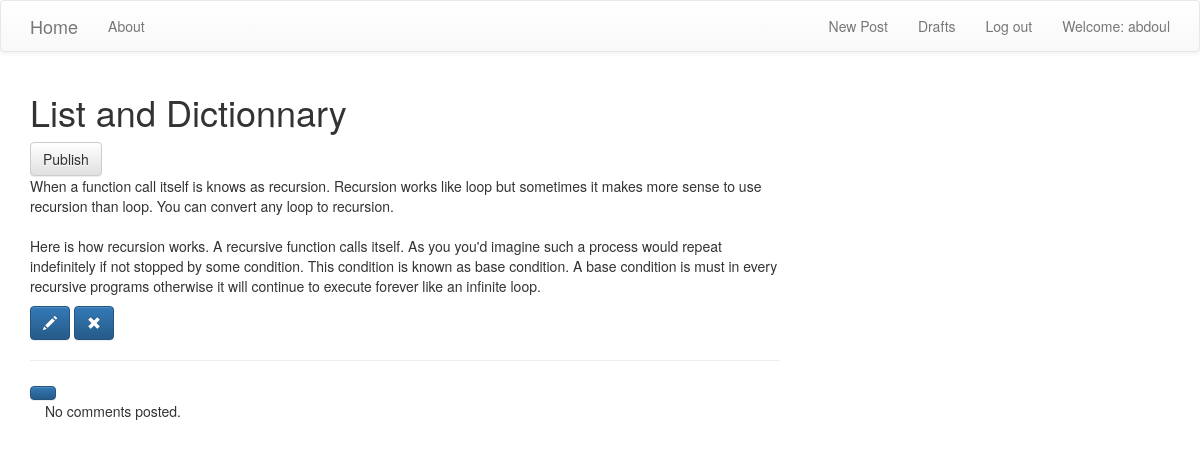
Page /post/2/ (signed in) on the committed database.
### blog/models.py (models this page shows, shortened)
class Post(models.Model):
    author = models.ForeignKey('auth.User', on_delete=models.CASCADE)
    title = models.CharField(max_length=200)
    body = models.TextField()
    created_date = models.DateTimeField(default=timezone.now)
    published_date = models.DateTimeField(blank=True, null=True)

### blog/views.py (the view)
# urls.py: path('post/<int:pk>/', views.PostDetailView.as_view(), name='post_detail'),
class PostDetailView(DetailView):
    model = Post

### templates/blog/post_detail.html (shortened to what this page needs)
{% extends 'blog/base.html' %}
{% block content %}
    <h1 class="posttitle loader">{{ post.title }}</h1>
    {% if post.published_date %}
        <div class="date postdate">
            {{post.published_date}}
        </div>
    {% else %}
        <a href="{% url 'post_publish' %}" class="btn btn-default">Publish</a>
    {% endif %}
    <p class="postcontent">
        {{post.body|safe|linebreaksbr}}
    </p>
    {% if user.is_authenticated %}
        <a href="{% url 'post_edit' %}" class="btn btn-primary"><span class="glyphicon glyphicon-pencil"></span></a>
        <a href="{% url 'post_remove' %}" class="btn btn-primary"><span class="glyphicon glyphicon-remove"></span></a>
    {% endif %}
    <hr>
    <a href="{% url 'add_comment_to_post' pk=post.pk %}" class="btn btn-primary btncomment"></a>
    <div class="container">
        {% for comment in post.comments.all %}
            <br>
            {% if user.is_authenticated or comment.approved_comment %}
                {{ comment.created_date }}
                {% if not comment.approved_comment %}
                    <a href="{% url 'comment_remove' %}" class="btn btn-default"><span class="glyphicon glyphicon-remove"></span></a>
                    <a href="{% url 'comment_approve' %}" class="btn btn-default"><span class="glyphicon glyphicon-ok"></span></a>
                {% endif %}
                <p>{{ comment.text|safe|linebreaks }}</p>
                <p>Posted by: <strong>{{ comment.author }}</strong></p>
            {% endif %}
            {% empty %}
            <p>No comments posted.</p>
        {% endfor %}
    </div>
{% endblock %}

### templates/blog/base.html (shortened to what this page needs)
<!DOCTYPE html>
{% load static %}
<html lang="en">
<head>
    <link rel="stylesheet" href="https://maxcdn.bootstrapcdn.com/bootstrap/3.3.7/css/bootstrap.min.css">
    <link rel="stylesheet" href="https://maxcdn.bootstrapcdn.com/bootstrap/3.3.7/css/bootstrap-theme.min.css">
    <link rel="stylesheet" href="//cdn.jsdelivr.net/npm/medium-editor@latest/dist/css/medium-editor.min.css" type="text/css" media="screen" charset="utf-8">
    <link rel="stylesheet" href="{% static 'css/blog.css'%}">
</head>
<body class="loader">
    <nav class="navbar navbar-default techfont custom-navbar">
        <div class="container">
            <ul class="nav navbar-nav">
                <li><a href="{%url 'post_list'%}" class="navbar-brand bigbrand">Home</a></li>
                <li><a href="{% url 'about' %}">About</a></li>
            </ul>
            <ul class="nav navbar-nav navbar-right">
                {% if user.is_authenticated %}
                    <li><a href="{% url 'post_new' %}">New Post</a></li>
                    <li><a href="{% url 'post_draft_list' %}">Drafts</a></li>
                    <li><a href="{% url 'logout' %}">Log out</a></li>
                    <li><a>Welcome: {{user.username}}</a></li>
                {% else %}
                    <li><a href="{% url 'login' %}" class="nav navbar-right"><span class="glyphicon glyphicon-user"></span></a></li>
                {% endif %}
            </ul>
        </div>
    </nav>
    <div class="container content">
        <div class="row">
            <div class="col-md-8">
                <div class="blog_posts">
                    {% block content %}
                    {% endblock %}
                </div>
            </div>
        </div>
    </div>
</body>
</html>

### rows in the picture
Post: title "List and Dictionnary", body "When a function call itself is knows as recursion. Recursion works like loop but sometimes it makes more sense to use recursion than loop. You can convert any loop to recursion. Here is how recursion works. A recursive function calls itself. As you you'd imagine such a process would repeat indefinitely if not stopped by some condition. This condition is known as base condition. A base condition is must in every recursive programs otherwise it will continue to execute forever like an infinite loop."

### other values in the picture
{{ user.username }} "abdoul"
